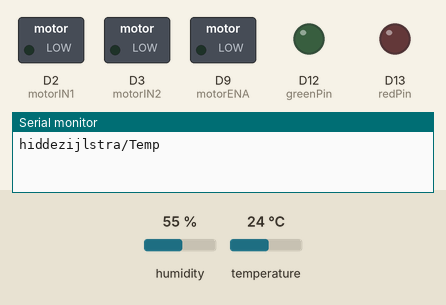
This sketch was run on a simulated Arduino Uno R4 WiFi. Parts: switched loads named in the sketch (green lamp = pin HIGH), output pins drawn as LEDs (lit = HIGH), the last lines printed to the serial monitor. The inputs (shaded band) are chosen by the test bench; at power-on: temperature 24 °C, humidity 55 %. WiFi joins after 1.5 s; servers stay silent unless stated; no MQTT or app messages arrive unless stated.

Above: at 2.7 s.
2.8 s: temperature set to 22 °C
5.0 s: temperature set to 19 °C
At 6.9 s:
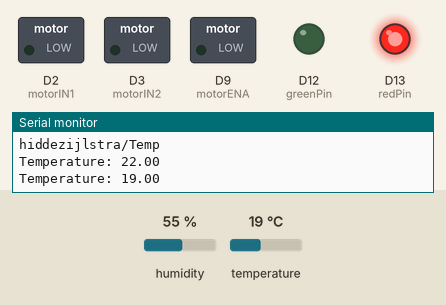
11.1 s: temperature set to 28 °C
At 12.8 s:
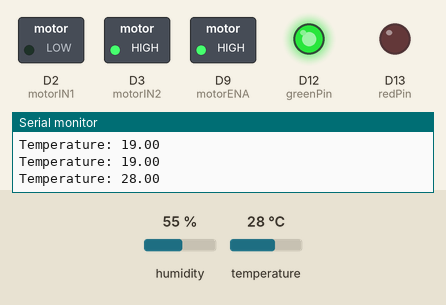
13.1 s: temperature set to 12 °C
At 14.0 s:
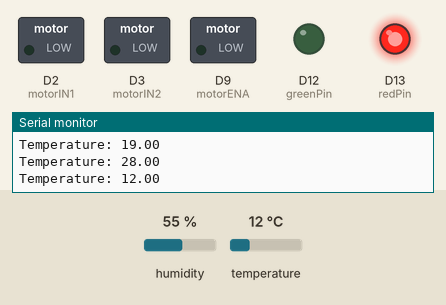
Timing chart, 0 to 16.1 s (numbered marks = the images above; inputs shaded):
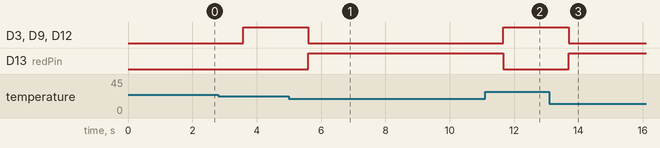

Measured:
- the behaviour switches between 21 and 20 °C on temperature (found by bisection; images 0 and 1)
- after the input at 5.0 s, D3 (motorIN2), D9 (motorENA), D12 (greenPin): HIGH → LOW after 0.60 s; D13 (redPin): LOW → HIGH after 0.60 s
- after the input at 11.1 s, D3 (motorIN2), D9 (motorENA), D12 (greenPin): LOW → HIGH after 0.57 s; D13 (redPin): HIGH → LOW after 0.57 s
- after the input at 13.1 s, D3 (motorIN2), D9 (motorENA), D12 (greenPin): HIGH → LOW after 0.59 s; D13 (redPin): LOW → HIGH after 0.59 s

The sketch:

_DHT-11.met.DC-motor.ino
```cpp
#include <WiFiS3.h>
#include <ArduinoMqttClient.h>

char ssid[] = "IoTatelierF2144";
char pass[] = "IoTatelier";
WiFiClient wifiClient;
MqttClient mqttClient(wifiClient);
const char broker[] = "192.168.144.1";
const char topic[] = "hiddezijlstra/Temp";
const int port = 1883;
const char publishTopic[] = "hiddezijlstra/Temp";

#include <DHT.h>

#define DHTPIN 5
#define DHTTYPE DHT11

#define motorIN1 2
#define motorIN2 3
#define motorENA 9

#define redPin 13
#define greenPin 12

DHT dht(DHTPIN, DHTTYPE);

void setup() {
  while (WiFi.begin(ssid, pass) != WL_CONNECTED) {
    delay(5000);
  }

  bool MQTTconnected = false;
  while (!MQTTconnected) {
    if (!mqttClient.connect(broker, port))
      delay(1);
    else
      MQTTconnected = true;
    }

    mqttClient.onMessage(onMqttMessage);
    mqttClient.subscribe(topic);
    Serial.println(topic);

  Serial.begin(9600);
  pinMode(motorIN1, OUTPUT);
  pinMode(motorIN2, OUTPUT);
  pinMode(motorENA, OUTPUT);
  pinMode(redPin, OUTPUT);
  pinMode(greenPin, OUTPUT);

  dht.begin();
}

void loop() {
  delay(2000);

  float temperature = dht.readTemperature();

  if (!isnan(temperature)) {
    Serial.print("Temperature: ");
    Serial.println(temperature);


    if (temperature > 20) {
      startMotor();
      turnOnGreenLED();
    } else {
      stopMotor();
      turnOnRedLED();
    }
  } else {
    Serial.println("Failed to read temperature from DHT sensor!");
  }

  mqttClient.beginMessage("hiddezijlstra/Temp");
  mqttClient.print(temperature);
  mqttClient.endMessage();

  mqttClient.poll();
}

void startMotor() {
  analogWrite(motorENA, 255);
  digitalWrite(motorIN1, LOW);
  digitalWrite(motorIN2, HIGH);
}

void stopMotor() {
  analogWrite(motorENA, 0);
  digitalWrite(motorIN1, LOW);
  digitalWrite(motorIN2, LOW);
}

void turnOnRedLED() {
  digitalWrite(redPin, HIGH);
  digitalWrite(greenPin, LOW);
}

void turnOnGreenLED() {
  digitalWrite(redPin, LOW);
  digitalWrite(greenPin, HIGH);
}

  void onMqttMessage(int messageSize)
  {
  while (mqttClient.available())
  {
    Serial.print((char)mqttClient.read());
    }

  Serial.println();
  Serial.println();
  }
```
